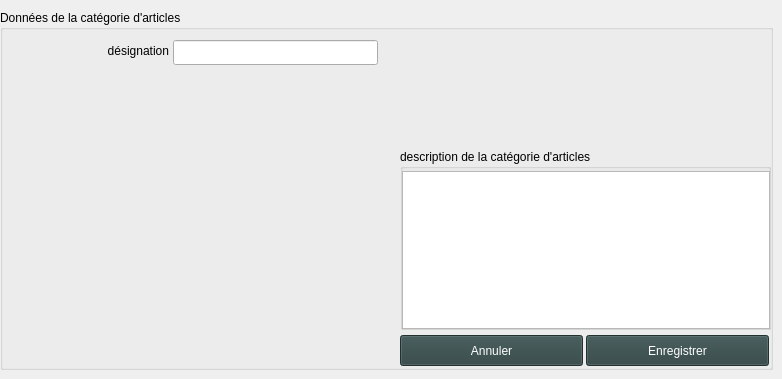
    <widget class="QWidget" name="tab_3_categories">
     <attribute name="title">
      <string>Catégorie</string>
     </attribute>
     <widget class="QGroupBox" name="groupBox_4">
      <property name="geometry">
       <rect>
        <x>0</x>
        <y>10</y>
        <width>773</width>
        <height>360</height>
       </rect>
      </property>
      <property name="font">
       <font>
        <weight>50</weight>
        <bold>false</bold>
       </font>
      </property>
      <property name="title">
       <string>Données de la catégorie d'articles</string>
      </property>
      <widget class="QLabel" name="label_creer_categorie_nom">
       <property name="geometry">
        <rect>
         <x>16</x>
         <y>30</y>
         <width>153</width>
         <height>21</height>
        </rect>
       </property>
       <property name="text">
        <string>désignation</string>
       </property>
       <property name="alignment">
        <set>Qt::AlignRight|Qt::AlignTrailing|Qt::AlignVCenter</set>
       </property>
      </widget>
      <widget class="YerothLineEdit" name="lineEdit_creer_categorie_nom">
       <property name="geometry">
        <rect>
         <x>173</x>
         <y>30</y>
         <width>205</width>
         <height>25</height>
        </rect>
       </property>
       <property name="font">
        <font>
         <pointsize>10</pointsize>
         <weight>50</weight>
         <bold>false</bold>
        </font>
       </property>
      </widget>
      <widget class="YerothPushButton" name="pushButton_creer_categorie_annuler">
       <property name="geometry">
        <rect>
         <x>400</x>
         <y>325</y>
         <width>183</width>
         <height>31</height>
        </rect>
       </property>
       <property name="palette">
        <palette>
         <active>
          <colorrole role="WindowText">
           <brush brushstyle="SolidPattern">
            <color alpha="255">
             <red>255</red>
             <green>255</green>
             <blue>255</blue>
            </color>
           </brush>
          </colorrole>
          <colorrole role="Button">
           <brush brushstyle="SolidPattern">
            <color alpha="255">
             <red>47</red>
             <green>67</green>
             <blue>67</blue>
            </color>
           </brush>
          </colorrole>
          <colorrole role="Light">
           <brush brushstyle="SolidPattern">
            <color alpha="255">
             <red>70</red>
             <green>100</green>
             <blue>100</blue>
            </color>
           </brush>
          </colorrole>
          <colorrole role="Midlight">
           <brush brushstyle="SolidPattern">
            <color alpha="255">
             <red>58</red>
             <green>83</green>
             <blue>83</blue>
            </color>
           </brush>
          </colorrole>
          <colorrole role="Dark">
           <brush brushstyle="SolidPattern">
            <color alpha="255">
             <red>23</red>
             <green>33</green>
             <blue>33</blue>
            </color>
           </brush>
          </colorrole>
          <colorrole role="Mid">
           <brush brushstyle="SolidPattern">
            <color alpha="255">
             <red>31</red>
             <green>44</green>
             <blue>44</blue>
            </color>
           </brush>
          </colorrole>
          <colorrole role="Text">
           <brush brushstyle="SolidPattern">
            <color alpha="255">
             <red>255</red>
             <green>255</green>
             <blue>255</blue>
            </color>
           </brush>
          </colorrole>
          <colorrole role="BrightText">
           <brush brushstyle="SolidPattern">
            <color alpha="255">
             <red>255</red>
             <green>255</green>
             <blue>255</blue>
            </color>
           </brush>
          </colorrole>
          <colorrole role="ButtonText">
           <brush brushstyle="SolidPattern">
            <color alpha="255">
             <red>255</red>
             <green>255</green>
             <blue>255</blue>
            </color>
           </brush>
          </colorrole>
          <colorrole role="Base">
           <brush brushstyle="SolidPattern">
            <color alpha="255">
             <red>0</red>
             <green>0</green>
             <blue>0</blue>
            </color>
           </brush>
          </colorrole>
          <colorrole role="Window">
           <brush brushstyle="SolidPattern">
            <color alpha="255">
             <red>47</red>
             <green>67</green>
             <blue>67</blue>
            </color>
           </brush>
          </colorrole>
          <colorrole role="Shadow">
           <brush brushstyle="SolidPattern">
            <color alpha="255">
             <red>0</red>
             <green>0</green>
             <blue>0</blue>
            </color>
           </brush>
          </colorrole>
          <colorrole role="AlternateBase">
           <brush brushstyle="SolidPattern">
            <color alpha="255">
             <red>23</red>
             <green>33</green>
             <blue>33</blue>
            </color>
           </brush>
          </colorrole>
          <colorrole role="ToolTipBase">
           <brush brushstyle="SolidPattern">
            <color alpha="255">
             <red>255</red>
             <green>255</green>
             <blue>220</blue>
            </color>
           </brush>
          </colorrole>
          <colorrole role="ToolTipText">
           <brush brushstyle="SolidPattern">
            <color alpha="255">
             <red>0</red>
             <green>0</green>
             <blue>0</blue>
            </color>
           </brush>
          </colorrole>
         </active>
         <inactive>
          <colorrole role="WindowText">
           <brush brushstyle="SolidPattern">
            <color alpha="255">
             <red>255</red>
             <green>255</green>
             <blue>255</blue>
            </color>
           </brush>
          </colorrole>
          <colorrole role="Button">
           <brush brushstyle="SolidPattern">
            <color alpha="255">
             <red>47</red>
             <green>67</green>
             <blue>67</blue>
            </color>
           </brush>
          </colorrole>
          <colorrole role="Light">
           <brush brushstyle="SolidPattern">
            <color alpha="255">
             <red>70</red>
             <green>100</green>
             <blue>100</blue>
            </color>
           </brush>
          </colorrole>
          <colorrole role="Midlight">
           <brush brushstyle="SolidPattern">
            <color alpha="255">
             <red>58</red>
             <green>83</green>
             <blue>83</blue>
            </color>
           </brush>
          </colorrole>
          <colorrole role="Dark">
           <brush brushstyle="SolidPattern">
            <color alpha="255">
             <red>23</red>
             <green>33</green>
             <blue>33</blue>
            </color>
           </brush>
          </colorrole>
          <colorrole role="Mid">
           <brush brushstyle="SolidPattern">
            <color alpha="255">
             <red>31</red>
             <green>44</green>
             <blue>44</blue>
            </color>
           </brush>
          </colorrole>
          <colorrole role="Text">
           <brush brushstyle="SolidPattern">
            <color alpha="255">
             <red>255</red>
             <green>255</green>
             <blue>255</blue>
            </color>
           </brush>
          </colorrole>
          <colorrole role="BrightText">
           <brush brushstyle="SolidPattern">
            <color alpha="255">
             <red>255</red>
             <green>255</green>
             <blue>255</blue>
            </color>
           </brush>
          </colorrole>
          <colorrole role="ButtonText">
           <brush brushstyle="SolidPattern">
            <color alpha="255">
             <red>255</red>
             <green>255</green>
             <blue>255</blue>
            </color>
           </brush>
          </colorrole>
          <colorrole role="Base">
           <brush brushstyle="SolidPattern">
            <color alpha="255">
             <red>0</red>
             <green>0</green>
             <blue>0</blue>
            </color>
           </brush>
          </colorrole>
          <colorrole role="Window">
           <brush brushstyle="SolidPattern">
            <color alpha="255">
             <red>47</red>
             <green>67</green>
             <blue>67</blue>
            </color>
           </brush>
          </colorrole>
          <colorrole role="Shadow">
           <brush brushstyle="SolidPattern">
            <color alpha="255">
             <red>0</red>
             <green>0</green>
             <blue>0</blue>
            </color>
           </brush>
          </colorrole>
          <colorrole role="AlternateBase">
           <brush brushstyle="SolidPattern">
            <color alpha="255">
             <red>23</red>
             <green>33</green>
             <blue>33</blue>
            </color>
           </brush>
          </colorrole>
          <colorrole role="ToolTipBase">
           <brush brushstyle="SolidPattern">
            <color alpha="255">
             <red>255</red>
             <green>255</green>
             <blue>220</blue>
            </color>
           </brush>
          </colorrole>
          <colorrole role="ToolTipText">
           <brush brushstyle="SolidPattern">
            <color alpha="255">
             <red>0</red>
             <green>0</green>
             <blue>0</blue>
            </color>
           </brush>
          </colorrole>
         </inactive>
         <disabled>
          <colorrole role="WindowText">
           <brush brushstyle="SolidPattern">
            <color alpha="255">
             <red>23</red>
             <green>33</green>
             <blue>33</blue>
            </color>
           </brush>
          </colorrole>
          <colorrole role="Button">
           <brush brushstyle="SolidPattern">
            <color alpha="255">
             <red>47</red>
             <green>67</green>
             <blue>67</blue>
            </color>
           </brush>
          </colorrole>
          <colorrole role="Light">
           <brush brushstyle="SolidPattern">
            <color alpha="255">
             <red>70</red>
             <green>100</green>
             <blue>100</blue>
            </color>
           </brush>
          </colorrole>
          <colorrole role="Midlight">
           <brush brushstyle="SolidPattern">
            <color alpha="255">
             <red>58</red>
             <green>83</green>
             <blue>83</blue>
            </color>
           </brush>
          </colorrole>
          <colorrole role="Dark">
           <brush brushstyle="SolidPattern">
            <color alpha="255">
             <red>23</red>
             <green>33</green>
             <blue>33</blue>
            </color>
           </brush>
          </colorrole>
          <colorrole role="Mid">
           <brush brushstyle="SolidPattern">
            <color alpha="255">
             <red>31</red>
             <green>44</green>
             <blue>44</blue>
            </color>
           </brush>
          </colorrole>
          <colorrole role="Text">
           <brush brushstyle="SolidPattern">
            <color alpha="255">
             <red>23</red>
             <green>33</green>
             <blue>33</blue>
            </color>
           </brush>
          </colorrole>
          <colorrole role="BrightText">
           <brush brushstyle="SolidPattern">
            <color alpha="255">
             <red>255</red>
             <green>255</green>
             <blue>255</blue>
            </color>
           </brush>
          </colorrole>
          <colorrole role="ButtonText">
           <brush brushstyle="SolidPattern">
            <color alpha="255">
             <red>23</red>
             <green>33</green>
             <blue>33</blue>
            </color>
           </brush>
          </colorrole>
          <colorrole role="Base">
           <brush brushstyle="SolidPattern">
            <color alpha="255">
             <red>47</red>
             <green>67</green>
             <blue>67</blue>
            </color>
           </brush>
          </colorrole>
          <colorrole role="Window">
           <brush brushstyle="SolidPattern">
            <color alpha="255">
             <red>47</red>
             <green>67</green>
             <blue>67</blue>
            </color>
           </brush>
          </colorrole>
          <colorrole role="Shadow">
           <brush brushstyle="SolidPattern">
            <color alpha="255">
             <red>0</red>
             <green>0</green>
             <blue>0</blue>
            </color>
           </brush>
          </colorrole>
          <colorrole role="AlternateBase">
           <brush brushstyle="SolidPattern">
            <color alpha="255">
             <red>47</red>
             <green>67</green>
             <blue>67</blue>
            </color>
           </brush>
          </colorrole>
          <colorrole role="ToolTipBase">
           <brush brushstyle="SolidPattern">
            <color alpha="255">
             <red>255</red>
             <green>255</green>
             <blue>220</blue>
            </color>
           </brush>
          </colorrole>
          <colorrole role="ToolTipText">
           <brush brushstyle="SolidPattern">
            <color alpha="255">
             <red>0</red>
             <green>0</green>
             <blue>0</blue>
            </color>
           </brush>
          </colorrole>
         </disabled>
        </palette>
       </property>
       <property name="font">
        <font>
         <weight>50</weight>
         <bold>false</bold>
        </font>
       </property>
       <property name="text">
        <string>Annuler</string>
       </property>
      </widget>
      <widget class="YerothPushButton" name="pushButton_creer_categorie_valider">
       <property name="geometry">
        <rect>
         <x>586</x>
         <y>325</y>
         <width>183</width>
         <height>31</height>
        </rect>
       </property>
       <property name="palette">
        <palette>
         <active>
          <colorrole role="WindowText">
           <brush brushstyle="SolidPattern">
            <color alpha="255">
             <red>255</red>
             <green>255</green>
             <blue>255</blue>
            </color>
           </brush>
          </colorrole>
          <colorrole role="Button">
           <brush brushstyle="SolidPattern">
            <color alpha="255">
             <red>47</red>
             <green>67</green>
             <blue>67</blue>
            </color>
           </brush>
          </colorrole>
          <colorrole role="Light">
           <brush brushstyle="SolidPattern">
            <color alpha="255">
             <red>70</red>
             <green>100</green>
             <blue>100</blue>
            </color>
           </brush>
          </colorrole>
          <colorrole role="Midlight">
           <brush brushstyle="SolidPattern">
            <color alpha="255">
             <red>58</red>
             <green>83</green>
             <blue>83</blue>
            </color>
           </brush>
          </colorrole>
          <colorrole role="Dark">
           <brush brushstyle="SolidPattern">
            <color alpha="255">
             <red>23</red>
             <green>33</green>
             <blue>33</blue>
            </color>
           </brush>
          </colorrole>
          <colorrole role="Mid">
           <brush brushstyle="SolidPattern">
            <color alpha="255">
             <red>31</red>
             <green>44</green>
             <blue>44</blue>
            </color>
           </brush>
          </colorrole>
          <colorrole role="Text">
           <brush brushstyle="SolidPattern">
            <color alpha="255">
             <red>255</red>
             <green>255</green>
             <blue>255</blue>
            </color>
           </brush>
          </colorrole>
          <colorrole role="BrightText">
           <brush brushstyle="SolidPattern">
            <color alpha="255">
             <red>255</red>
             <green>255</green>
             <blue>255</blue>
            </color>
           </brush>
          </colorrole>
          <colorrole role="ButtonText">
           <brush brushstyle="SolidPattern">
            <color alpha="255">
             <red>255</red>
             <green>255</green>
             <blue>255</blue>
            </color>
           </brush>
          </colorrole>
          <colorrole role="Base">
           <brush brushstyle="SolidPattern">
            <color alpha="255">
             <red>0</red>
             <green>0</green>
             <blue>0</blue>
            </color>
           </brush>
          </colorrole>
          <colorrole role="Window">
           <brush brushstyle="SolidPattern">
            <color alpha="255">
             <red>47</red>
             <green>67</green>
             <blue>67</blue>
            </color>
           </brush>
          </colorrole>
          <colorrole role="Shadow">
           <brush brushstyle="SolidPattern">
            <color alpha="255">
             <red>0</red>
             <green>0</green>
             <blue>0</blue>
            </color>
           </brush>
          </colorrole>
          <colorrole role="AlternateBase">
           <brush brushstyle="SolidPattern">
            <color alpha="255">
             <red>23</red>
             <green>33</green>
             <blue>33</blue>
            </color>
           </brush>
          </colorrole>
          <colorrole role="ToolTipBase">
           <brush brushstyle="SolidPattern">
            <color alpha="255">
             <red>255</red>
             <green>255</green>
             <blue>220</blue>
            </color>
           </brush>
          </colorrole>
          <colorrole role="ToolTipText">
           <brush brushstyle="SolidPattern">
            <color alpha="255">
             <red>0</red>
             <green>0</green>
             <blue>0</blue>
            </color>
           </brush>
          </colorrole>
         </active>
         <inactive>
          <colorrole role="WindowText">
           <brush brushstyle="SolidPattern">
            <color alpha="255">
             <red>255</red>
             <green>255</green>
             <blue>255</blue>
            </color>
           </brush>
          </colorrole>
          <colorrole role="Button">
           <brush brushstyle="SolidPattern">
            <color alpha="255">
             <red>47</red>
             <green>67</green>
             <blue>67</blue>
            </color>
           </brush>
          </colorrole>
          <colorrole role="Light">
           <brush brushstyle="SolidPattern">
            <color alpha="255">
             <red>70</red>
             <green>100</green>
             <blue>100</blue>
            </color>
           </brush>
          </colorrole>
          <colorrole role="Midlight">
           <brush brushstyle="SolidPattern">
            <color alpha="255">
             <red>58</red>
             <green>83</green>
             <blue>83</blue>
            </color>
           </brush>
          </colorrole>
          <colorrole role="Dark">
           <brush brushstyle="SolidPattern">
            <color alpha="255">
             <red>23</red>
             <green>33</green>
             <blue>33</blue>
            </color>
           </brush>
          </colorrole>
          <colorrole role="Mid">
           <brush brushstyle="SolidPattern">
            <color alpha="255">
             <red>31</red>
             <green>44</green>
             <blue>44</blue>
            </color>
           </brush>
          </colorrole>
          <colorrole role="Text">
           <brush brushstyle="SolidPattern">
            <color alpha="255">
             <red>255</red>
             <green>255</green>
             <blue>255</blue>
            </color>
           </brush>
          </colorrole>
          <colorrole role="BrightText">
           <brush brushstyle="SolidPattern">
            <color alpha="255">
             <red>255</red>
             <green>255</green>
             <blue>255</blue>
            </color>
           </brush>
          </colorrole>
          <colorrole role="ButtonText">
           <brush brushstyle="SolidPattern">
            <color alpha="255">
             <red>255</red>
             <green>255</green>
             <blue>255</blue>
            </color>
           </brush>
          </colorrole>
          <colorrole role="Base">
           <brush brushstyle="SolidPattern">
            <color alpha="255">
             <red>0</red>
             <green>0</green>
             <blue>0</blue>
            </color>
           </brush>
          </colorrole>
          <colorrole role="Window">
           <brush brushstyle="SolidPattern">
            <color alpha="255">
             <red>47</red>
             <green>67</green>
             <blue>67</blue>
            </color>
           </brush>
          </colorrole>
          <colorrole role="Shadow">
           <brush brushstyle="SolidPattern">
            <color alpha="255">
             <red>0</red>
             <green>0</green>
             <blue>0</blue>
            </color>
           </brush>
          </colorrole>
          <colorrole role="AlternateBase">
           <brush brushstyle="SolidPattern">
            <color alpha="255">
             <red>23</red>
             <green>33</green>
             <blue>33</blue>
            </color>
           </brush>
          </colorrole>
          <colorrole role="ToolTipBase">
           <brush brushstyle="SolidPattern">
            <color alpha="255">
             <red>255</red>
             <green>255</green>
             <blue>220</blue>
            </color>
           </brush>
          </colorrole>
          <colorrole role="ToolTipText">
           <brush brushstyle="SolidPattern">
            <color alpha="255">
             <red>0</red>
             <green>0</green>
             <blue>0</blue>
            </color>
           </brush>
          </colorrole>
         </inactive>
         <disabled>
          <colorrole role="WindowText">
           <brush brushstyle="SolidPattern">
            <color alpha="255">
             <red>23</red>
             <green>33</green>
             <blue>33</blue>
            </color>
           </brush>
          </colorrole>
          <colorrole role="Button">
           <brush brushstyle="SolidPattern">
            <color alpha="255">
             <red>47</red>
             <green>67</green>
             <blue>67</blue>
            </color>
           </brush>
          </colorrole>
          <colorrole role="Light">
           <brush brushstyle="SolidPattern">
            <color alpha="255">
             <red>70</red>
             <green>100</green>
             <blue>100</blue>
            </color>
           </brush>
          </colorrole>
          <colorrole role="Midlight">
           <brush brushstyle="SolidPattern">
            <color alpha="255">
             <red>58</red>
             <green>83</green>
             <blue>83</blue>
            </color>
           </brush>
          </colorrole>
          <colorrole role="Dark">
           <brush brushstyle="SolidPattern">
            <color alpha="255">
             <red>23</red>
             <green>33</green>
             <blue>33</blue>
            </color>
           </brush>
          </colorrole>
          <colorrole role="Mid">
           <brush brushstyle="SolidPattern">
            <color alpha="255">
             <red>31</red>
             <green>44</green>
             <blue>44</blue>
            </color>
           </brush>
          </colorrole>
          <colorrole role="Text">
           <brush brushstyle="SolidPattern">
            <color alpha="255">
             <red>23</red>
             <green>33</green>
             <blue>33</blue>
            </color>
           </brush>
          </colorrole>
          <colorrole role="BrightText">
           <brush brushstyle="SolidPattern">
            <color alpha="255">
             <red>255</red>
             <green>255</green>
             <blue>255</blue>
            </color>
           </brush>
          </colorrole>
          <colorrole role="ButtonText">
           <brush brushstyle="SolidPattern">
            <color alpha="255">
             <red>23</red>
             <green>33</green>
             <blue>33</blue>
            </color>
           </brush>
          </colorrole>
          <colorrole role="Base">
           <brush brushstyle="SolidPattern">
            <color alpha="255">
             <red>47</red>
             <green>67</green>
             <blue>67</blue>
            </color>
           </brush>
          </colorrole>
          <colorrole role="Window">
           <brush brushstyle="SolidPattern">
            <color alpha="255">
             <red>47</red>
             <green>67</green>
             <blue>67</blue>
            </color>
           </brush>
          </colorrole>
          <colorrole role="Shadow">
           <brush brushstyle="SolidPattern">
            <color alpha="255">
             <red>0</red>
             <green>0</green>
             <blue>0</blue>
            </color>
           </brush>
          </colorrole>
          <colorrole role="AlternateBase">
           <brush brushstyle="SolidPattern">
            <color alpha="255">
             <red>47</red>
             <green>67</green>
             <blue>67</blue>
            </color>
           </brush>
          </colorrole>
          <colorrole role="ToolTipBase">
           <brush brushstyle="SolidPattern">
            <color alpha="255">
             <red>255</red>
             <green>255</green>
             <blue>220</blue>
            </color>
           </brush>
          </colorrole>
          <colorrole role="ToolTipText">
           <brush brushstyle="SolidPattern">
            <color alpha="255">
             <red>0</red>
             <green>0</green>
             <blue>0</blue>
            </color>
           </brush>
          </colorrole>
         </disabled>
        </palette>
       </property>
       <property name="font">
        <font>
         <weight>50</weight>
         <bold>false</bold>
        </font>
       </property>
       <property name="text">
        <string>Enregistrer</string>
       </property>
      </widget>
      <widget class="QGroupBox" name="groupBox_9">
       <property name="geometry">
        <rect>
         <x>400</x>
         <y>139</y>
         <width>371</width>
         <height>181</height>
        </rect>
       </property>
       <property name="font">
        <font>
         <weight>50</weight>
         <italic>false</italic>
         <bold>false</bold>
        </font>
       </property>
       <property name="title">
        <string>description de la catégorie d'articles</string>
       </property>
       <widget class="YerothTextEdit" name="textEdit_creer_categorie_description">
        <property name="geometry">
         <rect>
          <x>2</x>
          <y>22</y>
          <width>368</width>
          <height>158</height>
         </rect>
        </property>
        <property name="font">
         <font>
          <pointsize>10</pointsize>
         </font>
        </property>
       </widget>
      </widget>
     </widget>
    </widget>
